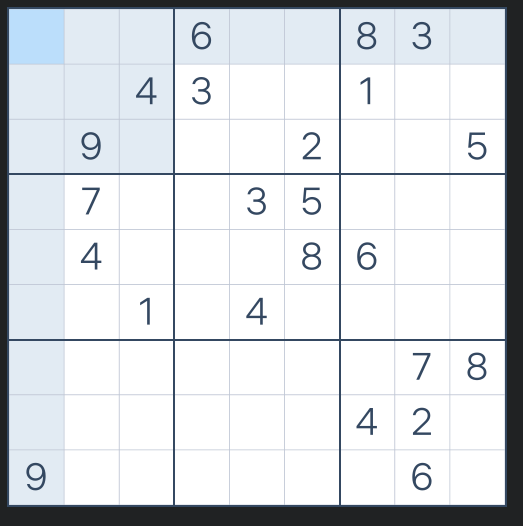
#> input picture projects/sudokuSolver/sudoku-clean.png, 1045 x 1051 px (shown at 1/2 size)
$ python sudokuSolver.py
#> lines starting #> are read from the running program, lines starting #| are printed output that depends on the picture; after the words box and inside, x2 and y2 are one past the last pixel; in counts of white or black regions, pixels touching at a corner belong together
### projects/sudokuSolver/puzzleExtractor.py
import cv2 as cv2
import easyocr
import numpy as np

def imageImport():
    image_file = 'sudoku-clean.png'
    image_data = cv2.imread(image_file,0)
    if image_data is None:
        print('No valid image file located')
    else:
        print('Image loaded successfully\n')
    return(image_data)


def thresholdImage(image: list):
    image_thresholded = cv2.adaptiveThreshold(
        image,
        255,
        cv2.ADAPTIVE_THRESH_GAUSSIAN_C,
        cv2.THRESH_BINARY_INV,
        11,
        2
    )
    return(image_thresholded)


def getMainContour(image_thresh) -> list:
    contours, hierarchy = cv2.findContours(
    image_thresh,
    cv2.RETR_EXTERNAL,
    cv2.CHAIN_APPROX_SIMPLE
    )

    sorted_contours = sorted(contours, key=cv2.contourArea, reverse=True)


    for c in sorted_contours:
        perimeter = cv2.arcLength(c, True)
        approx = cv2.approxPolyDP(c, 0.02 * perimeter, True)
        if len(approx) == 4:
            puzzle_contour = approx
            break

    return(puzzle_contour)

    # main_contour = cv2.drawContours(img_copy, [puzzle_contour], -1, (0, 255, 0), 5)
    # print(len(contours))
    # cv2.drawContours(main_contour, contours, -1, (0, 255, 0), 20)

def flattenImage(source_img, main_contour, output_size=450) -> list:
    pts = main_contour.reshape(4,2)
    coordinates = np.zeros((4,2), dtype="float32")

    s = pts.sum(axis=1)
    coordinates[0] = pts[np.argmin(s)]  # Top-Left has smallest sum
    coordinates[2] = pts[np.argmax(s)]  # Bottom-Right has largest sum

    diff = np.diff(pts, axis=1)
    coordinates[1] = pts[np.argmin(diff)]  # Top-Right has smallest difference
    coordinates[3] = pts[np.argmax(diff)]  # Bottom-Left has largest difference

    dst = np.array([
        [0, 0],
        [output_size - 1, 0],
        [output_size - 1, output_size - 1],
        [0, output_size - 1]
    ], dtype="float32")

    matrix = cv2.getPerspectiveTransform(coordinates, dst)
    flattened_img = cv2.warpPerspective(source_img, matrix, (output_size, output_size))
    return(flattened_img)
    # cv2.imshow("Fixed perspective image", flattened_img)
    # cv2.waitKey(0)
    # cv2.destroyAllWindows()

def getCellContents(flattened_img, grid_size = 9, margin=3) -> list:

    img_h, img_w = flattened_img.shape[:2]
    cell_height = img_h // grid_size
    cell_width = img_w // grid_size


    cells = []
    for row in range(9):
        row_cells = []
        for col in range(9):
            y1 = row * cell_height
            y2 = (row +1) * cell_height
            x1 = col * cell_width
            x2 = (col + 1) * cell_width


            cell = flattened_img[y1:y2, x1:x2]
            clean_cell = cell[margin:-margin, margin:-margin]

            row_cells.append(clean_cell)
        cells.append(row_cells)

    return(cells)

    # cv2.imshow("Cell 0,3", cells[0][3])
    # cv2.waitKey(0)
    # cv2.destroyAllWindows()

# [32 lines left out: function preprocess_cell, not called in this run]


def build_sudoku_board(cells, min_pixel_threshold=25):
    reader = easyocr.Reader(['en'], gpu=False)
    board = []

    for r in range(9):
        row_values = []
        for c in range(9):
            raw_cell = cells[r][c]
            processed_cell, digit_pixels = preprocess_cell(raw_cell)

            # Filter out blank cells
            if digit_pixels < min_pixel_threshold:
                row_values.append(0)
                continue

            # Run EasyOCR with sensitive character detection thresholds
            results = reader.readtext(
                processed_cell,
                allowlist='123456789',
                detail=0,
                text_threshold=0.2,  # Lowered from 0.7 to pick up thin single digits
                low_text=0.2,        # Lowered from 0.4
                link_threshold=0.2
            )

            if results:
                row_values.append(int(results[0]))
            else:
                row_values.append(0)

        board.append(row_values)

    return board


def main():
    img_data = imageImport()
#> in imageImport, `image_data = cv2.imread(image_file,0)`:
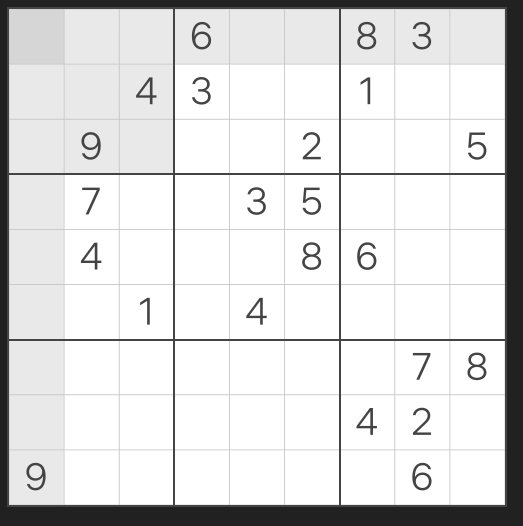
#> image_data: shape (1051, 1045) (shown at 1/2 size); min 33, max 255, mean 220.9
    img_copy = img_data.copy()
    image_thresholded = thresholdImage(img_data)
#> in thresholdImage, `image_thresholded = cv2.adaptiveThreshold( image, 255, cv2.ADAPTIVE_TH..`:
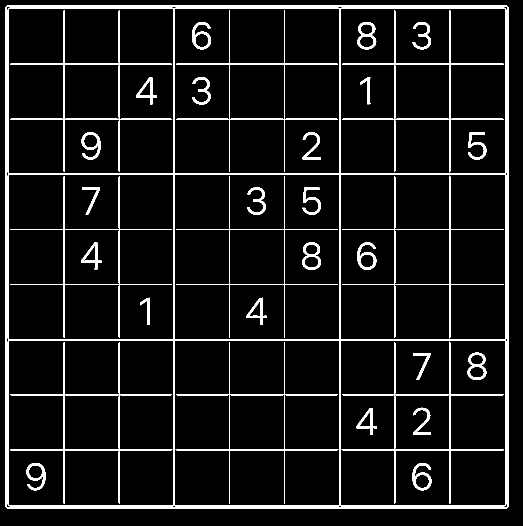
#> image_thresholded: shape (1051, 1045) (shown at 1/2 size); 7.4% white; 34 white regions
    main_contour = getMainContour(image_thresholded)
#> in getMainContour, `contours, hierarchy = cv2.findContours( image_thresh, cv2.RETR_EXTERNA..`: contours = 1 contour; box (x1, y1, x2, y2) and area: (11, 11, 1017, 1017) 1010009
#> in getMainContour, `sorted_contours = sorted(contours, key=cv2.contourArea, reverse=True)`: sorted_contours has the same summary as contours
#> the loop in getMainContour, `for c in sorted_contours:` made 1 pass
#> (perimeter, puzzle_contour) on pass 1: (4015.3, [[12, 12], [12, 1015], [1015, 1015], [1015, 12]])
    flattened_img = flattenImage(img_copy, main_contour)
    cell_array = getCellContents(flattened_img)
    sudoku_board = build_sudoku_board(cell_array)

    return sudoku_board


# [5 lines that do not run on import are left out]

### projects/sudokuSolver/sudokuSolver.py

# Create a sudoku solver
# Initially just work on the code to check for the correct values
 # Next work on giving it a file/photo of a sudoku puzzle and having it generate the data from it

import numpy as np
import tabulate as tb
import puzzleExtractor

# -------------------- Easy puzzle ----------------------------
# sudokuTable = np.array([
#     [9,0,0,5,0,8,0,0,7],
#     [0,8,0,3,0,2,9,0,5],
#     [0,5,4,0,0,0,0,8,0],
#     [0,7,0,6,8,0,0,3,2],
#     [1,0,0,0,0,4,0,0,8],
#     [5,0,0,2,1,9,0,6,0],
#     [0,0,0,9,0,6,0,0,1],
#     [7,2,6,0,0,1,0,4,0],
#     [0,0,1,4,7,0,0,5,6],
# ])

# -------------------- Medium puzzle ----------------------------
# sudokuTable = np.array([
#     [2,0,3,4,0,0,0,0,5],
#     [8,0,9,1,6,0,7,0,4],
#     [0,0,6,0,3,0,0,1,9],
#     [7,0,2,0,0,3,0,6,0],
#     [0,0,8,2,5,0,0,0,0],
#     [0,0,1,6,0,7,0,0,2],
#     [0,0,7,0,0,5,9,2,6],
#     [9,3,0,7,2,0,0,0,0],
#     [6,0,0,0,9,0,4,7,0],
# ])

# -------------------- Hard puzzle ----------------------------
# sudokuTable = np.array([
#     [1,0,0,0,3,4,0,0,8],
#     [0,7,0,6,8,0,0,3,0],
#     [0,0,8,2,1,0,7,0,4],
#     [0,5,4,0,9,0,6,8,0],
#     [9,1,0,5,0,8,0,2,0],
#     [0,8,0,3,0,0,0,0,5],
#     [3,0,5,9,0,6,8,7,1],
#     [0,0,6,0,0,0,0,4,0],
#     [0,0,1,0,7,0,2,0,0],
# ])

# -------------------- Expert puzzle ----------------------------
# sudokuTable = np.array([
#     [1,5,0,0,8,2,0,0,0],
#     [3,0,0,0,7,0,0,1,0],
#     [0,0,0,0,0,0,7,5,3],
#     [0,0,0,5,2,7,6,0,9],
#     [0,0,0,0,0,0,5,0,0],
#     [0,4,0,0,6,3,8,0,7],
#     [4,0,0,0,0,8,0,0,0],
#     [7,0,3,0,4,0,1,0,0],
#     [0,0,8,6,0,0,3,0,0],
# ])

# -------------------- Master puzzle ----------------------------
# sudokuTable = np.array([
#     [0,7,0,0,4,5,2,9,0],
#     [0,4,3,7,2,0,5,0,0],
#     [6,0,0,0,9,0,7,0,0],
#     [0,0,0,0,0,0,0,0,0],
#     [0,0,5,0,0,0,0,0,4],
#     [2,3,0,0,7,9,8,0,0],
#     [7,0,0,0,0,0,0,0,0],
#     [0,1,9,0,8,0,0,0,0],
#     [0,8,0,2,0,4,0,1,0],
# ])

# -------------------- Extreme puzzle ----------------------------
# sudokuTable = np.array([
#     [0,3,0,7,0,0,0,0,0],
#     [0,0,2,0,0,0,6,0,0],
#     [8,0,0,0,1,3,0,0,5],
#     [0,6,0,0,7,4,5,0,0],
#     [4,0,0,9,0,0,0,0,0],
#     [0,0,0,8,0,0,0,0,7],
#     [0,0,0,0,0,9,0,0,0],
#     [3,0,0,0,4,5,0,0,1],
#     [0,8,0,0,0,0,0,3,0],
# ])

# table = sudokuTable

# [112 lines left out: functions findEmptyCells, getCurrentZone, isValueValidAtLocation, checkSimpleExclusiveEntries, checkHiddenSinglesInRows, checkHiddenSinglesInCols and 3 more, not called in this run]


def main():
    # 1. Extract the board from the image
    table = puzzleExtractor.main()
#> in main, `main_contour = getMainContour(image_thresholded)`: main_contour = [[12, 12], [12, 1015], [1015, 1015], [1015, 12]]
#> in flattenImage, `s = pts.sum(axis=1)`: s = [24, 1027, 2030, 1027]
#> in flattenImage, `diff = np.diff(pts, axis=1)`: diff = [0, 1003, 0, -1003]
#> in flattenImage, `flattened_img = cv2.warpPerspective(source_img, matrix, (output_size, ..`:
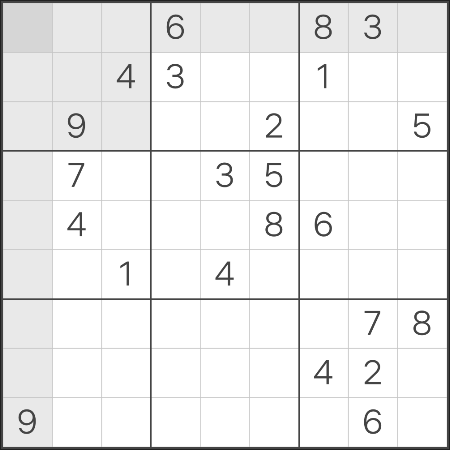
#> flattened_img: shape (450, 450); min 33, max 255, mean 237.3
#> after the loop in getCellContents, `for row in range(9):`: cells = 9 items

    print(tb.tabulate(table, tablefmt="grid"))
    # 2. Attempt logical solving techniques first
    attemptSolve(table)

    # 3. If zeros remain, fall back to recursive backtracking
    if any(0 in row for row in table):
        print("\nLogical solver stuck — finishing with recursive backtracking...\n")
        recursiveSolve(table)
    else:
        print("\nSolution reached via purely logical processes!")

    # 4. Display the solved grid
    print(tb.tabulate(table, tablefmt="grid"))

if __name__ == "__main__":
    main()
#> (the call stopped at in build_sudoku_board, `reader = easyocr.Reader(['en'], gpu=False)`: easyocr is not available in this run)
